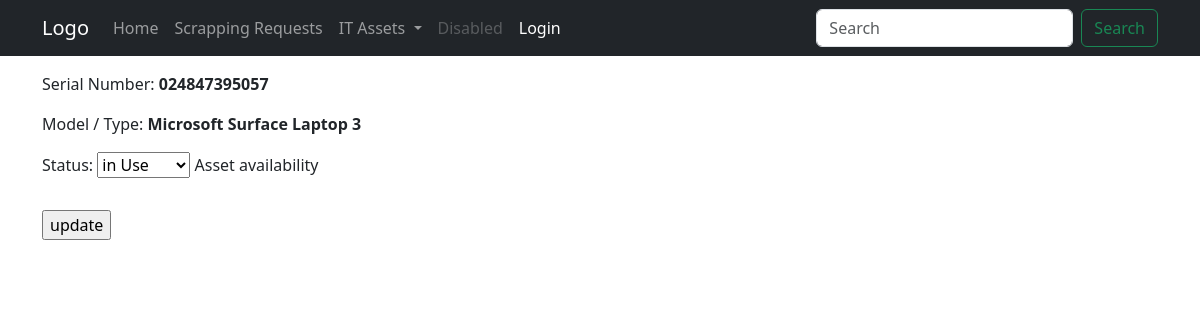
The page /nanoassets/instance/024847395057/statusupdate/ on the database its author committed.
### nanoassets/models.py (models this page shows, shortened)
class Instance(models.Model):
    serial_number = models.CharField(
        primary_key=True, max_length=20, help_text='enter serial #')
    model_type = models.ForeignKey("nanoassets.ModelType", verbose_name=_(
        "Model / Type"), on_delete=models.SET_NULL, null=True, blank=True)
    owner = models.ForeignKey(User, verbose_name=_(
        "Owner"), on_delete=models.SET_NULL, null=True, blank=True)
    INSTANCE_STATUS = (
        ('A', 'Available'),
        ('U', 'in Use'),
        ('R', 'in Repair'),
        ('S', 'Scrapped')
    )
    status = models.CharField(max_length=15, choices=INSTANCE_STATUS,
                              default='Available', help_text='Asset availability')
    eol_date = models.DateField(null=True, blank=True)
    scrap_request = models.ForeignKey("nanoassets.ScrapRequest", verbose_name=_(
        "Scrap Request"), on_delete=models.SET_NULL, null=True, blank=True)
    class Meta:
        ordering = ['model_type', 'eol_date',]

class ModelType(models.Model):
    name = models.CharField(max_length=20)
    manufacturer = models.ForeignKey(
        "Manufacturer", on_delete=models.SET_NULL, blank=True, null=True)
    def __str__(self):
        return '%s %s' % (self.manufacturer, self.name)

class Manufacturer(models.Model):
    name = models.CharField(max_length=20)
    def __str__(self):
        return self.name

### nanoassets/views.py (the view)
class InstanceStatusUpdate(UpdateView):
    model = Instance
    fields = ['status']
    template_name = 'nanoassets/instance_update_status.html'
    success_url = reverse_lazy('instance-list')

### nanoassets/templates/nanoassets/instance_update_status.html (shortened to what this page needs)
{% extends 'base.html' %}
{% block page_content %}
  <p>
    Serial Number: <b>{{ instance.serial_number }}</b>
  </p>
  <p>
    Model / Type: <b>{{ instance.model_type }}</b>
  </p>
  <form action="" method="post">
    <table class="table">
      {{ form.as_p }}
    </table>
    <input type="submit" value="update" />
  </form>
{% endblock page_content %}

### rows shown on the page
Instance: serial_number "024847395057", model_type "Microsoft Surface Laptop 3", status "in Use"
